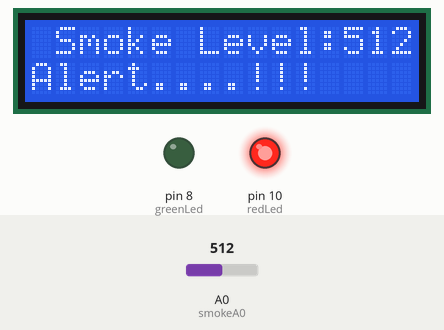
Bench run of a sketch on a simulated Arduino Uno, built with avr-gcc and run on an emulated ATmega328P. Shown: 16×2 character LCD, output pins drawn as LEDs (lit = HIGH). The test bench sets the inputs (shaded band); at power-on: A0 (smokeA0) = 512. What the sketch prints to the serial monitor is not drawn.

Above: at 2.7 s.
2.8 s: A0 (smokeA0) set to 120
At 3.6 s:
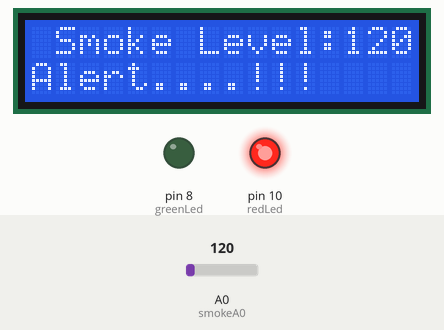
5.9 s: A0 (smokeA0) set to 101
At 6.7 s:
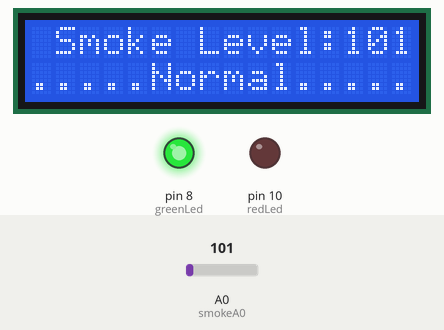
8.9 s: A0 (smokeA0) set to 122
At 9.4 s:
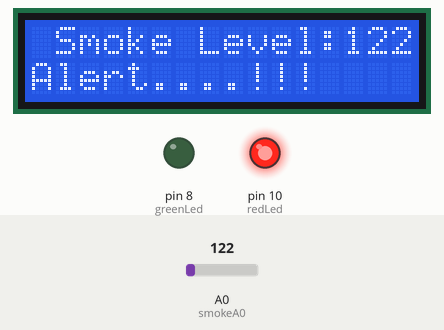
Timing chart, 0 to 11.9 s (numbered marks = the images above; inputs shaded):
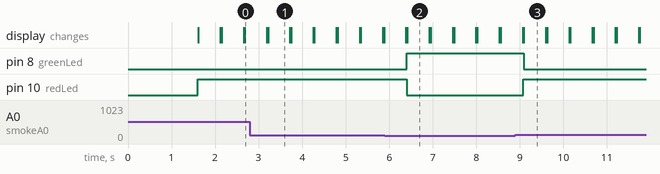

Measured:
- the behaviour switches between 111 and 110 on A0 (smokeA0) (found by bisection; images 1 and 2)
- after the input at 2.8 s, the display: first differs from a run without the input after 0.42 s (image 1)
- after the input at 5.9 s, pin 8 (greenLed): LOW → HIGH after 0.50 s; pin 10 (redLed): HIGH → LOW after 0.50 s; the display: first differs from a run without the input after 0.52 s (image 2)
- after the input at 8.9 s, pin 8 (greenLed): HIGH → LOW after 0.20 s; pin 10 (redLed): LOW → HIGH after 0.18 s; the display: first differs from a run without the input after 0.20 s (image 3)
- what the display in image 1 shows lasts 0.5 s, from 3.2 s to 3.7 s

The sketch:

gasSensor.ino
```cpp
#include <LiquidCrystal_I2C.h>

LiquidCrystal_I2C lcd(0x27,2,1,0,4,5,6,7,3,POSITIVE);

int redLed = 10;
int greenLed = 8;
//int buzzer = 8;
int smokeA0 = A0;
// Your threshold value
int sensorThres = 100;

void setup() {
  pinMode(redLed, OUTPUT);
  pinMode(greenLed, OUTPUT);
  //pinMode(buzzer, OUTPUT);
  pinMode(smokeA0, INPUT);
  Serial.begin(9600);
  lcd.begin(16,2);
  lcd.setCursor(0,0);
  lcd.print("GAS SENSOR");
  lcd.setCursor(0,1);
  lcd.print("CHECKING GASES ");
  delay(1500);
}

void loop() {
  int analogSensor = analogRead(smokeA0);

  Serial.print("Pin A0: ");
  Serial.println(analogSensor);
  lcd.clear();
  lcd.setCursor(1,0);
  lcd.print("Smoke Level:");
  lcd.print(analogSensor);
  // Checks if it has reached the threshold value
  if (analogSensor>110)
  {
    digitalWrite(redLed, HIGH);
    lcd.setCursor(0,1);
    lcd.print("Alert....!!!");
    digitalWrite(greenLed, LOW);
   // tone(buzzer, 1000, 200);
  }
  else
  {
    digitalWrite(redLed, LOW);
    digitalWrite(greenLed, HIGH);
    lcd.setCursor(0, 1);
    lcd.print(".....Normal.....");
   // noTone(buzzer);
  }
  delay(500);
  lcd.clear();
}
```
